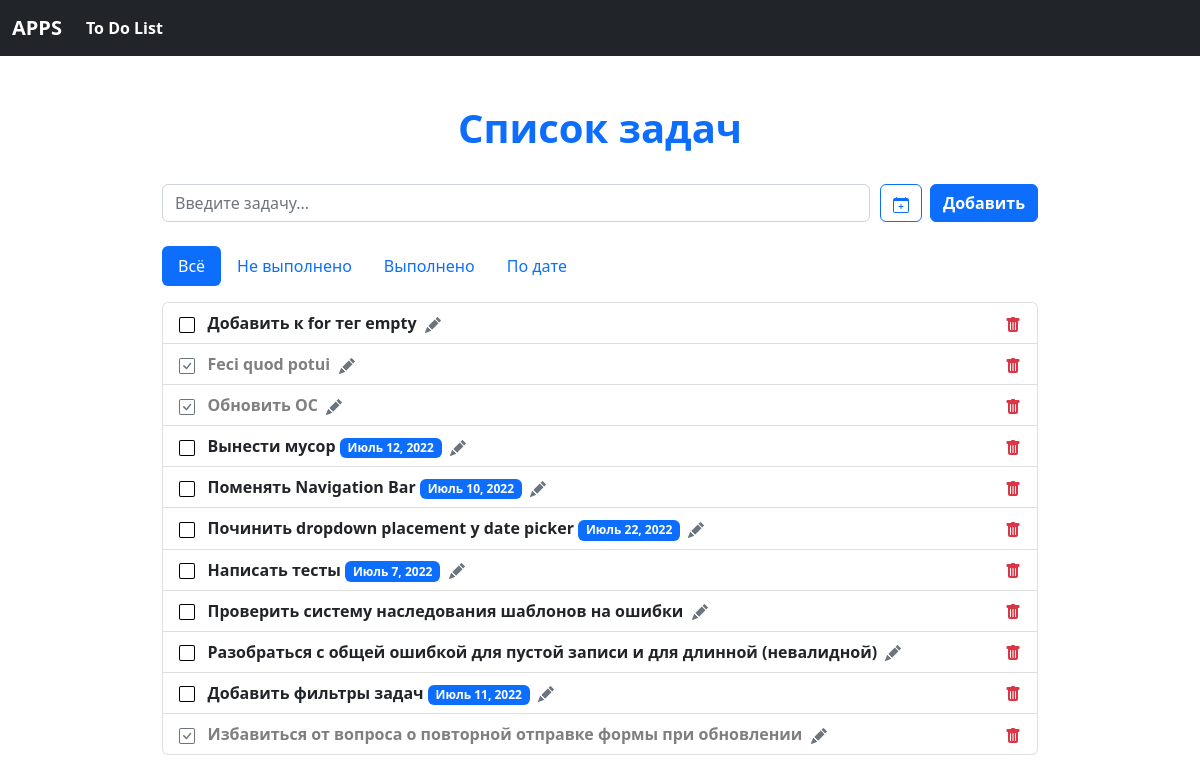
/app/do/, run on an earlier commit of the app's database.
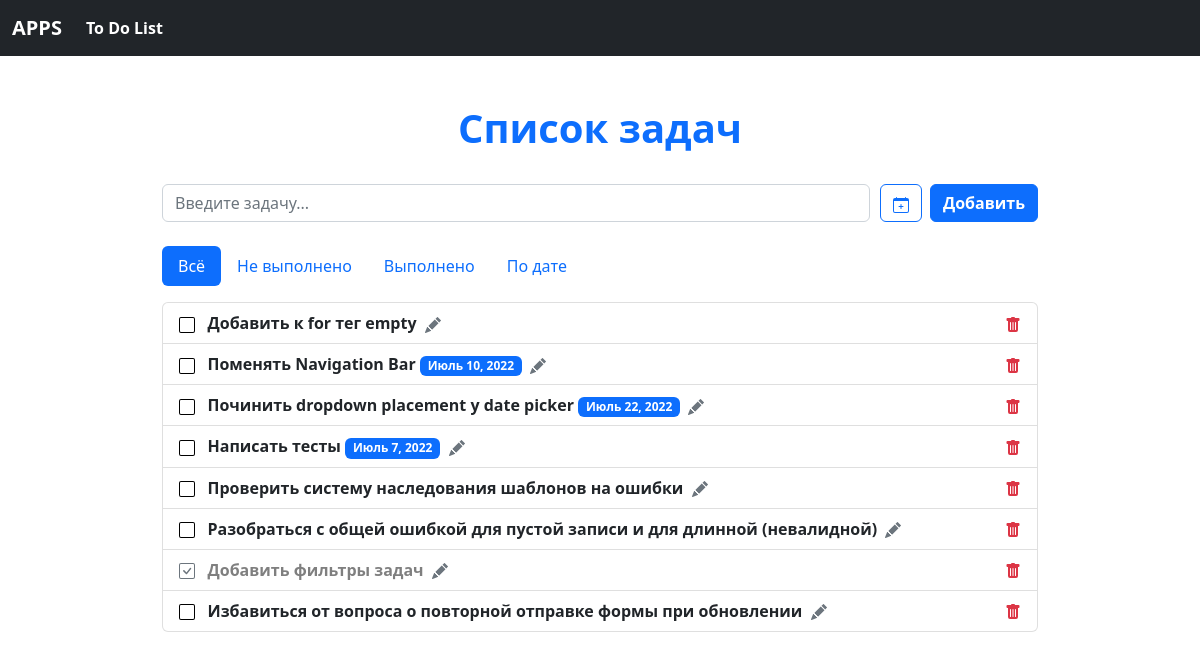
And on a later commit of the database.
### to_do_list/models.py (models this page shows, shortened)
class ToDo(models.Model):
    title = models.CharField(max_length=80)
    status = models.BooleanField(default=False)
    due_date = models.DateField(null=True, blank=True)

### to_do_list/views.py (the view)
# urls.py: path('', views.index, name='index'),
def index(request):
    todo_items = ToDo.objects.all()
    if request.method == 'POST':
        new_todo = ToDo(title = request.POST['title'])
        new_todo.save()
        redirect('todo:index')
    unchecked = todo_items.filter(status=False)
    checked = todo_items.filter(status=True)
    dated =  todo_items.exclude(status=True).filter(due_date__isnull=False)
    return render(request, 'to_do_list/index.html',
    {'todo_items': todo_items, 'unchecked': unchecked, 'checked': checked, 'dated': dated})

### to_do_list/templatetags/todo_extras.py (called while the page is built)
@register.filter_function
def order_by(queryset, args):
    args = [x.strip() for x in args.split(',')]
    return queryset.order_by(*args)

### to_do_list/templates/to_do_list/index.html (shortened to what this page needs)
{% extends "base.html" %}
{% load static %}
{% load todo_extras %}
{% block header %}
<div class="container-fluid">
    <div class="row pt-5 mb-4">
        <div class="col-12 text-primary text-center">
        <h1><b>Список задач</b></h1>
        </div>
    </div>
</div>
{% endblock header %}
{% block main %}
<div class="container-fluid mb-3">
    <div class="row justify-content-center">
        <div class="col-9">
            <form action="{% url 'todo:add_todo' %}" class="d-flex" method="POST" role="toolbar">
                    <input class="form-control me-2" type="text" name="title" placeholder="Введите задачу...">
                    <label class="input-group-addon btn btn-outline-primary me-2" type="image/x-icon" for="due_date" id="due_date" title="Установить дату">
                    </label>
                <button type="submit" class="btn btn-primary"><b>Добавить</b></button>
            </form>
        </div>
    </div>
</div>
{% endblock main %}
{% block todo_items %}
<div class="container-fluid">
    <div class="row pt-2 justify-content-center">
        <div class="col-9">
            <nav>
                <div class="nav nav-pills" id="nav-tab" role="tablist">
                    <button class="nav-link active" id="nav-all-tab" data-bs-toggle="tab" data-bs-target="#nav-all" type="button" role="tab" aria-controls="nav-all" aria-selected="true">Всё</button>
                    <button class="nav-link" id="nav-unchecked-tab" data-bs-toggle="tab" data-bs-target="#nav-unchecked" type="button" role="tab" aria-controls="nav-unchecked" aria-selected="false">Не выполнено</button>
                    <button class="nav-link" id="nav-checked-tab" data-bs-toggle="tab" data-bs-target="#nav-checked" type="button" role="tab" aria-controls="nav-checked" aria-selected="false">Выполнено</button>
                    <button class="nav-link" id="nav-due-tab" data-bs-toggle="tab" data-bs-target="#nav-due" type="button" role="tab" aria-controls="nav-due" aria-selected="false">По дате</button>
                </div>
            </nav>
            <div class="tab-content" id="nav-tabContent">
                <div class="tab-pane fade show active" id="nav-all" role="tabpanel" aria-labelledby="nav-all-tab" tabindex="0">
                    <ul class="list-group pt-3">
                        {% for todo in todo_items reversed %}
                        <li class="list-group-item">
                            {% if todo.status == False%}
                                <a href="{% url 'todo:change_status' todo.id %}" title="Отметить как выполнено" class="text-decoration-none">
                                <img src="{% static 'bootstrap/img/square.svg' %}" width="16" height="16"></a>
                                <item><strong>{{ todo.title }}</strong></item>{% if todo.due_date %}&nbsp;<span class="badge bg-primary">{{ todo.due_date }}</span>{% endif %}&nbsp;
                                <a href="{% url 'todo:edit_todo' todo.id %}" title="Изменить" class="text-decoration-none">
                                <img src="{% static 'bootstrap/img/pencil-fill.svg' %}" width="16" height="16"></a>
                                <a href="{% url 'todo:delete_todo' todo.id %}" title="Удалить" class="text-decoration-none" style="float:right">
                                <img src="{% static 'bootstrap/img/trash-fill.svg' %}" width="16" height="16"></a>
                            {% else %}
                                <a href="{% url 'todo:change_status' todo.id %}" title="Отметить как невыполнено" class="text-decoration-none">
                                <img src="{% static 'bootstrap/img/check-square.svg' %}" width="16" height="16"></a>
                                <item class="text-black-50"><strong>{{ todo.title }}</strong></item>&nbsp;
                                <a href="{% url 'todo:edit_todo' todo.id %}" title="Изменить" class="text-decoration-none">
                                <img src="{% static 'bootstrap/img/pencil-fill.svg' %}" width="16" height="16"></a>
                                <a href="{% url 'todo:delete_todo' todo.id %}" title="Удалить" class="text-decoration-none" style="float:right">
                                <img src="{% static 'bootstrap/img/trash-fill.svg' %}" width="16" height="16"></a>
                            {% endif %}
                        </li>
                        {% empty %}
                            <div class="text-primary">
                                <h3><b>Похоже, здесь ничего нет</b></h3>
                            </div>
                        {% endfor %}
                    </ul>
                </div>
            </div>
        </div>
    </div>
</div>
<br>
<br>
{% endblock todo_items %}

### templates/base.html (shortened to what this page needs)
<!DOCTYPE html>
{% load static %}
<html lang="en">
<head>
     <link href="https://cdn.jsdelivr.net/npm/bootstrap@5.2.0-beta1/dist/css/bootstrap.min.css" rel="stylesheet">
</head>
<body>
{% include 'inc/navbar.html' %}
{% block header %}{% endblock header %}
{% block main %}{% endblock main %}
{% block todo_items %}{% endblock todo_items %}
</body>
</html>

### templates/inc/navbar.html (shortened to what this page needs)
<nav class="navbar navbar-dark bg-dark navbar-expand-lg">
  <div class="container-fluid">
    <a class="navbar-brand" href="{% url 'start' %}"><b>APPS</b></a>
    <div class="collapse navbar-collapse" id="navbarNavAltMarkup">
      <div class="navbar-nav">
        <a class="nav-link active" aria-current="page" href="{% url 'todo:index' %}"><b>To Do List</b></a>
      </div>
    </div>
  </div>
</nav>

What changed in the data, as far as the page shows it:
removed ToDo: status True (drawn), title "Feci quod potui"
removed ToDo: status True (drawn), title "Обновить ОС"
removed ToDo: status False (drawn), title "Вынести мусор", due_date "Июль 12, 2022"
changed ToDo "Добавить фильтры задач": status False → True (drawn); status: picture added; status: picture removed; due_date "Июль 11, 2022" → (not shown)
changed ToDo "Избавиться от вопроса о повторной отправке формы при обновлении": status True → False (drawn); status: picture added; status: picture removed
